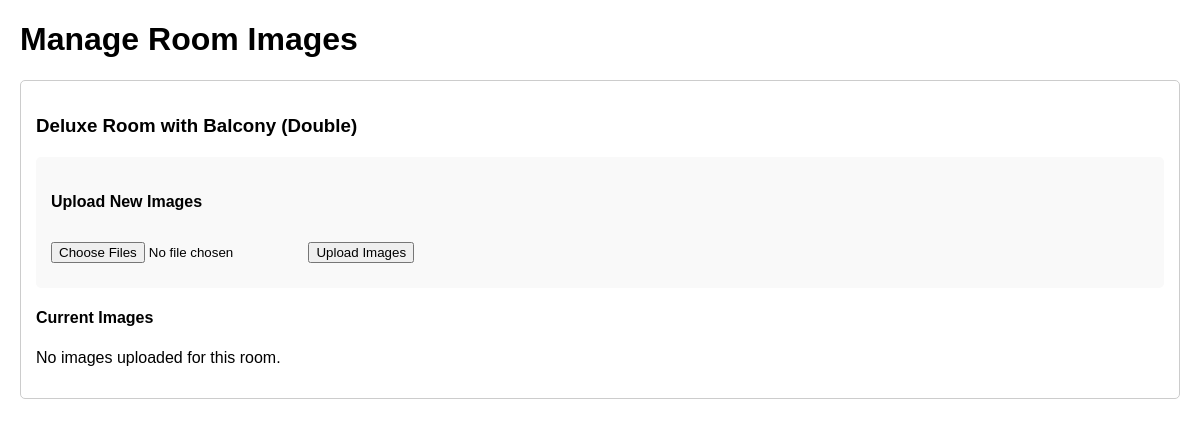
Page /admin/dashboard/roomphp/manageRoomImages.php on the earlier database version.
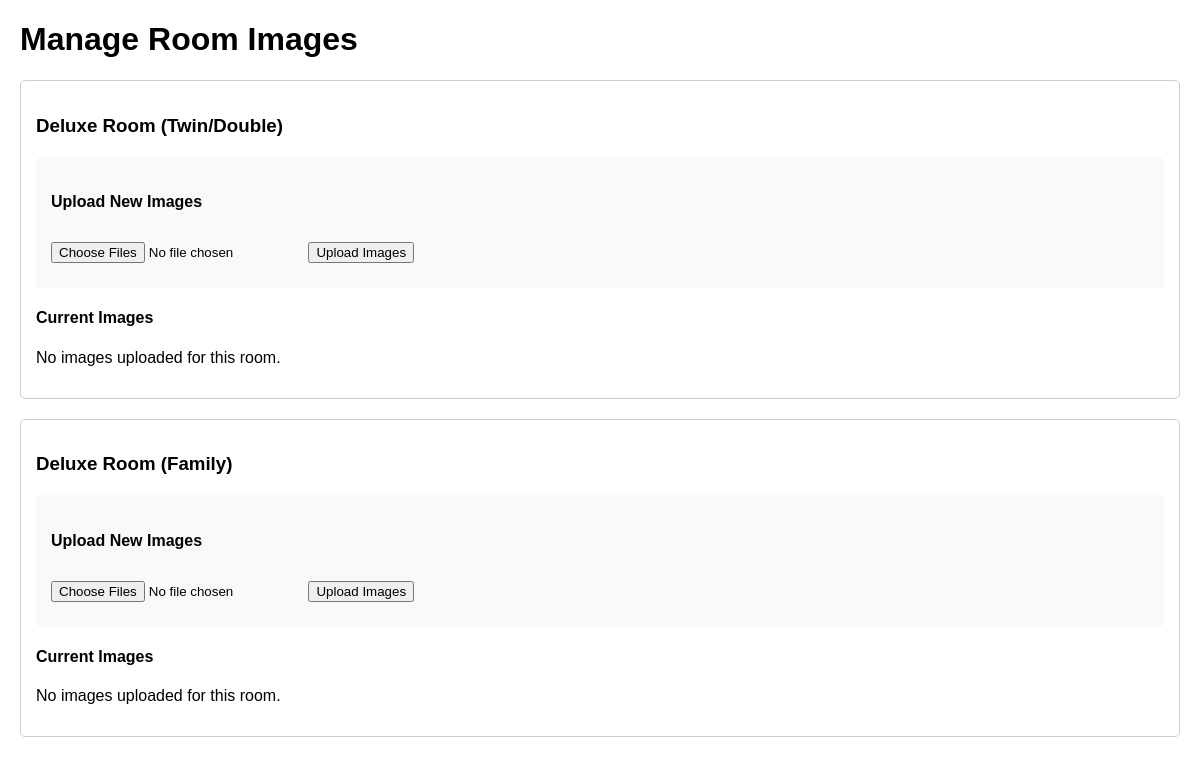
Same page on the later database version.
### tables this page shows
CREATE TABLE `Rooms` (
  `RoomId` int(11) NOT NULL,
  `CustomNo` varchar(11) DEFAULT NULL,
  `RoomType` varchar(255) DEFAULT NULL,
  `RoomName` varchar(255) DEFAULT NULL,
  `AttachBathroom` tinyint(1) DEFAULT NULL,
  `NonSmokingRoom` tinyint(1) DEFAULT NULL,
  `Price` decimal(10,2) DEFAULT NULL,
  `TotalOccupancy` int(11) DEFAULT NULL,
  `imgpath` varchar(255) DEFAULT NULL
);

### admin/dashboard/roomphp/manageRoomImages.php (the view, shortened to what this page needs)
<?php
include '../db.php';
$action = $_POST['action'] ?? $_GET['action'] ?? '';
switch($action) {
    default:
        showRoomImagesForm();
        break;
}
function showRoomImagesForm() {
    global $conn;
    $roomsSql = "SELECT RoomId, RoomName, RoomType FROM Rooms ORDER BY RoomId";
    $roomsResult = mysqli_query($conn, $roomsSql);
    $rooms = [];
    while($room = mysqli_fetch_assoc($roomsResult)) {
        $room['images'] = [];
        $rooms[] = $room;
    }
    ?>
    <!DOCTYPE html>
    <html>
    <head>
    </head>
    <body>
        <h1>Manage Room Images</h1>
        <?php foreach($rooms as $room): ?>
        <div class="room-section">
            <h3><?php echo htmlspecialchars($room['RoomName']); ?> (<?php echo htmlspecialchars($room['RoomType']); ?>)</h3>
            <div class="upload-form">
                <h4>Upload New Images</h4>
                <form method="post" action="?action=upload" enctype="multipart/form-data">
                    <input type="file" name="images[]" multiple required>
                    <input type="submit" value="Upload Images">
                </form>
            </div>
            <h4>Current Images</h4>
            <div>
                <?php if(empty($room['images'])): ?>
                    <p>No images uploaded for this room.</p>
                <?php endif; ?>
            </div>
        </div>
        <?php endforeach; ?>
    </body>
    </html>
    <?php
}
?>

Differences in the rows shown:
removed rooms: RoomName "Deluxe Room with Balcony", RoomType "Double"
added rooms: RoomName "Deluxe Room", RoomType "Twin/Double"
added rooms: RoomName "Deluxe Room", RoomType "Family"
